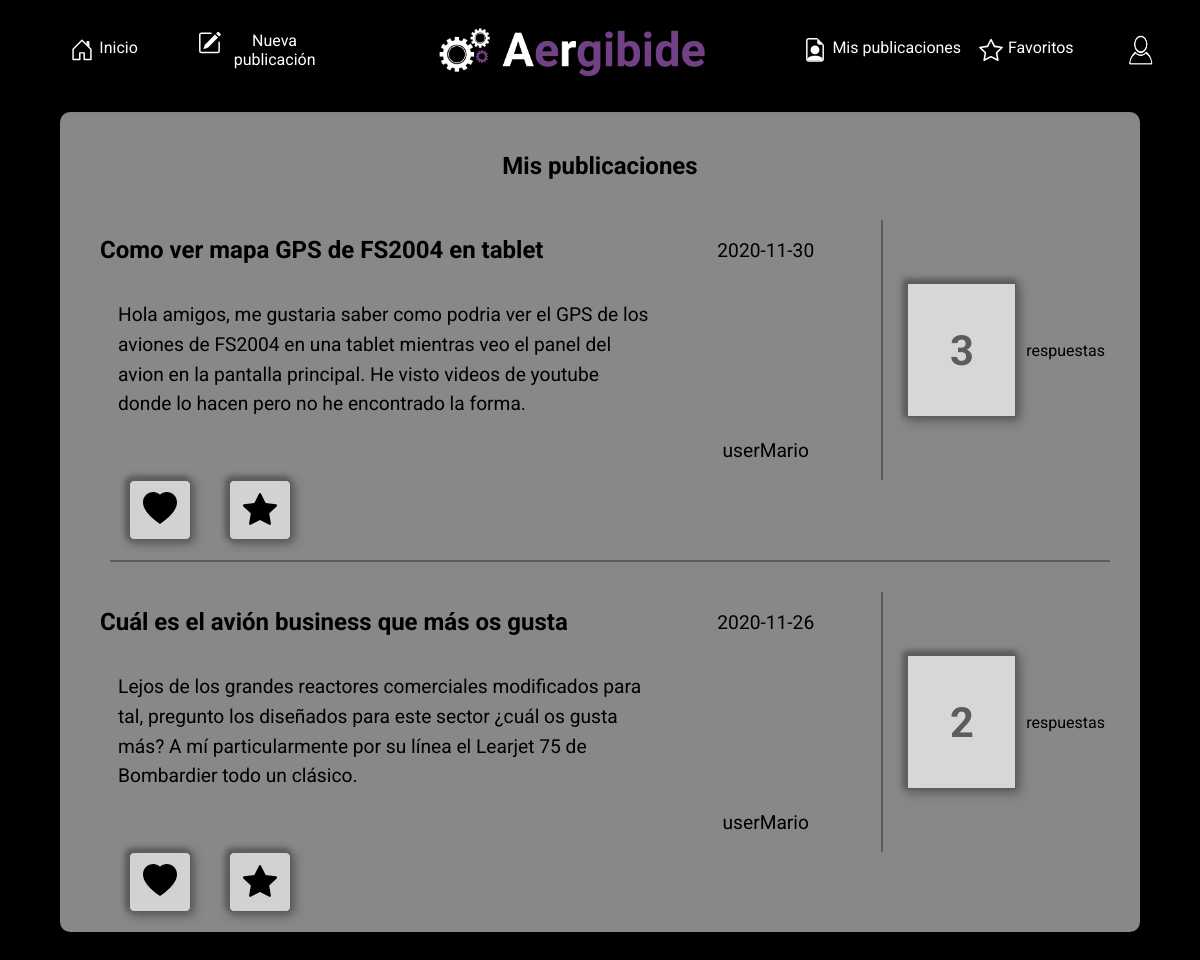
/model/mis-publicaciones.php?action=publicacion (signed in), run on the app's committed database.
### tables this page shows
CREATE TABLE `Usuario` (
  `ID` int(5) NOT NULL,
  `Nombre` varchar(70) NOT NULL,
  `Apellido` varchar(150) NOT NULL,
  `Usuario` varchar(30) NOT NULL,
  `Correo` varchar(100) NOT NULL,
  `Password` varchar(500) NOT NULL,
  `Imagen` varchar(500) DEFAULT NULL
);

CREATE TABLE `Pregunta` (
  `ID` int(11) NOT NULL,
  `Titulo` varchar(50) NOT NULL,
  `Descripcion` varchar(60000) NOT NULL,
  `ID_Usuario` int(5) NOT NULL,
  `Fecha` date NOT NULL,
  `ID_Categoria` int(11) NOT NULL,
  `Archivo` varchar(300) DEFAULT NULL
);

### model/mis-publicaciones.php (called while the page is built, shortened)
<?php
require "general.php";
if($_GET['action']=="publicacion"){
    $publicacion=generarMisPublicaciones($dbh);
}
require "../views/mis-publicaciones.view.php";

### model/conexion.php (called while the page is built, shortened)
<?php
function guardarDatosUsuario($dbh,$usuario)
{
    if (empty($usuario))
        $usuario=$_SESSION['usuario'];
    $data = array('user' => $usuario);
    $stmt = recogerDatosUsuario($dbh, $data);
    return $stmt->fetch();
}
function recogerDatosUsuario($dbh, $data)
{
    $stmt = $dbh->prepare("SELECT * FROM Usuario WHERE Correo = :user OR Usuario = :user");
    $stmt->setFetchMode(PDO::FETCH_OBJ);
    $stmt->execute($data);
    return $stmt;
}
function generarRespuestas($pregunta, $dbh)
{
    $data = array('pregunta' => $pregunta);
    $stmt = $dbh->prepare("SELECT ID_Pregunta
                            FROM Respuesta
                            WHERE ID_Pregunta= :pregunta");
    $stmt->setFetchMode(PDO::FETCH_OBJ);
    $stmt->execute($data);
    return $stmt;
}
function generarMisPublicaciones($dbh)
{
    $usuario = $_SESSION["usuario"];
    $data = array('usuario' => $usuario);
    $stmt = $dbh->prepare("SELECT Pregunta.ID as ID,Pregunta.Titulo AS Titulo, Pregunta.Descripcion AS Descripcion, Usuario.Usuario as Usuario, Pregunta.Fecha as Fecha, Pregunta.ID_Categoria as Categoria, Pregunta.Archivo as Archivo
                            FROM Pregunta, Usuario
                            WHERE Pregunta.ID_Usuario= Usuario.ID
                            AND (Usuario.Usuario = :usuario OR Usuario.Correo = :usuario)
                            GROUP BY Pregunta.ID
                            ORDER BY Pregunta.Fecha DESC ;");
    $stmt->setFetchMode(PDO::FETCH_OBJ);
    $stmt->execute($data);
    return $stmt;
}

### model/general.php (called while the page is built)
<?php
    require "conexion.php";
    if (!isset($_SESSION["usuario"]))
        header("Location: login.php");
    else
    {
        $dbh=connect();
        $datos=guardarDatosUsuario($dbh,"");
    }

### views/publicacion.view.php (the view, shortened to what this page needs)
<?php
if (empty($publicacion))
{
    header("Location: ../model/login.php");
}
else
{
    $fallo= $publicacion;
    $contador = $fallo->rowCount();
    if($contador==0){
        ?>
        <h1>No se han encontrado publicaciones</h1>
    <?php }else{
        while ($row= $publicacion->fetch()) {
            $titulo = $row->Titulo;
            $descripcion = $row->Descripcion;
            $user = $row->Usuario;
            $fecha = $row->Fecha;
            $ID = $row->ID;
            $respuestas = generarRespuestas($ID, $dbh);
            $row2 = $respuestas->rowCount();
            $numero = $row2;
            ?>
            <div class="publicacion">
                <div class="titulo">
                    <h1 class="title"><?= utf8_encode($titulo) ?></h1>
                </div>
                <div class="descripcion">
                    <span ><?= utf8_encode($descripcion) ?></span>
                </div>
                <div class="fecha">
                    <span class="date"><?= $fecha ?></span>
                </div>
                <div class="usuario">
                    <span class="user"><?= utf8_encode($user) ?></span>
                </div>
                <div class="respuestas">
                    <h1 class="num_respuestas"><?= $numero ?></h1>
                    <span>respuestas</span>
                </div>
            </div>
            <div class="like_fav">
                <div class="corazon">
                    <?php
                    $ID_publicacion = 0;
                    $claseLike = "rosa"; ?>
                    <button class="like "name="publicacion" value="<?= $ID ?>">
                        <?php if ($ID_publicacion == $ID){ ?>
                        <svg width="1em" height="1em" viewBox="0 0 16 16" class="bi bi-heart-fill <?= $claseLike ?>"
                             xmlns="http://www.w3.org/2000/svg">
                            <?php } else{ ?>
                            <svg width="1em" height="1em" viewBox="0 0 16 16" class="bi bi-heart-fill "
                                 xmlns="http://www.w3.org/2000/svg">
                                <?php } ?>
                                <path fill-rule="evenodd"
                                      d="M8 1.314C12.438-3.248 23.534 4.735 8 15-7.534 4.736 3.562-3.248 8 1.314z"/>
                            </svg>
                    </button>
                </div>
                <div class="favorito">
                    <?php
                    $ID_publicacion = 0;
                    $claseFav = "amarillo"; ?>
                    <button class="fav" name="favorito" value="<?= $ID ?>">
                        <?php if ($ID_publicacion == $ID){ ?>
                        <svg width="1em" height="1em" viewBox="0 0 16 16" class="bi bi-star-fill <?= $claseFav ?>"
                             xmlns="http://www.w3.org/2000/svg">
                            <?php } else{ ?>
                            <svg width="1em" height="1em" viewBox="0 0 16 16" class="bi bi-heart-fill "
                                 xmlns="http://www.w3.org/2000/svg">
                                <?php } ?>
                                <path d="M3.612 15.443c-.386.198-.824-.149-.746-.592l.83-4.73L.173 6.765c-.329-.314-.158-.888.283-.95l4.898-.696L7.538.792c.197-.39.73-.39.927 0l2.184 4.327 4.898.696c.441.062.612.636.283.95l-3.523 3.356.83 4.73c.078.443-.36.79-.746.592L8 13.187l-4.389 2.256z"/>
                            </svg>
                    </button>
                </div>
            </div>
        <?php }
    } ?>
    </div>
    </section>
    </main>
    <?php } ?>

### vistasfijas/cabecera.php (shortened to what this page needs)
<?php
if (empty($datos))
header("Location: ../model/login.php");
else
{
?>
<body>
    <header>
        <div id="logotipo">
            <a href="../model/principal.php">
                <img src="../img/logo_horizontal_negativo.png">
            </a>
        </div>
        <div id="lista">
            <ul>
                <li><a href="../model/mis-publicaciones.php?action=publicacion">Mis publicaciones</a></li>
                <li><a href="../model/mis-publicaciones.php?action=fav">Favoritos</a></li>
            </ul>
        </div>
        <div id="listaNuevaPublicacion">
            <ul>
                <li>
                    <a href="../model/principal.php?action=home">
                        Inicio
                    </a>
                </li>
                <li>
                    <a href="../model/nueva-publicacion.php">
                        Nueva publicación</a></li>
            </ul>
        </div>
        <div id="boton">
            <button id="perfil"><img src="<?=$datos->Imagen?>"></button>
        </div>
    </header>
    <?php
}
?>

### css/header.css (style rules this page uses)
* { padding: 0; margin: 0; }
header { width: 100%; background-color: black; display: grid; grid-template-columns: repeat(2,17vw) 26vw 30vw 10vw; grid-template-rows: 100px; box-shadow: 0px 4px 10px 0px rgba(0,0,0,0.75); }
a { color: white !important; }
#logotipo { grid-row: 1/2; grid-column: 3/4; display: flex; justify-content: center; align-items: center; }
#logotipo>a { display: flex; align-items: center; justify-content: flex-end; height: 80%; }
#logotipo>a>img { width: 95%; }
#listaNuevaPublicacion { grid-row: 1/2; grid-column: 1/3; width: 100%; display: flex; justify-content: flex-start; align-items: center; }
#listaNuevaPublicacion>ul { width: 80%; height: 100%; margin: 0; list-style-type: none; color: white; display: flex; align-items: center; justify-content: flex-end; }
#listaNuevaPublicacion>ul>li { width: 40%; }
#lista { grid-row: 1/2; grid-column: 4/5; width: 100%; display: flex; justify-content: flex-end; align-items: center; }
#lista > ul { width: 80%; height: 100%; margin: 0; list-style-type: none; color: white; display: flex; align-items: center; justify-content: space-around; }
#listaNuevaPublicacion >ul >li>a, #lista >ul >li>a { font-size: 1em; text-decoration: none; }
#boton { grid-row: 1/2; grid-column: 5/6; border: white; width: 100%; height: 100%; display: flex; justify-content: center; align-items: center; }
#boton > button { width: 35%; height: 55%; border-radius: 60px; outline: none; border: 1px solid black; background-color: black; }
#perfil >img { width: 100%; height: 100%; border-radius: 50%; }

### css/principal.css (style rules this page uses)
* { font-family: 'Roboto', sans-serif; margin: 0; padding: 0; }
body { max-width: 100%; display: grid; grid-template-columns: 100% 90% 100%; grid-template-rows: repeat(2, 100px) auto; background-color: black; overflow-x: hidden; }
header { grid-column: 1/2; grid-row: 1/2; z-index: 1; height: 100px; }
header > div { height: 100%; }
a { display: flex; text-align: center; }
.publicacion { grid-row: 1/2; grid-column: 1/2; margin-top: 30px; display: grid; grid-template-columns: 5% 5% 45% repeat(2, 22.5%); grid-template-rows: 60px auto 60px; }
.publicacion > div { display: flex; justify-content: center; align-items: center; }
div[class=titulo] { grid-row: 1/2; grid-column: 1/4; justify-content: flex-start; }
div[class=descripcion] { grid-row: 2/3; grid-column: 1/4; display: flex; justify-content: flex-start; margin-top: 20px; }
div[class=descripcion] >span { height: 120px; overflow: hidden; line-height: 1.55em; margin-left: 5%; border: none; background-color: transparent; outline: none; width: 95%; font-size: 1.2em; }
.fecha { grid-row: 1/2; grid-column: 4/5; font-size: 1.2em; }
div[class=usuario] { grid-row: 3/4; grid-column: 4/5; font-size: 1.2em; }
div[class=respuestas] { grid-row: 1/4; grid-column: 5/6; justify-content: space-around; border-left: 2px solid dimgrey; }
.num_respuestas { padding: 13%; background-color: whitesmoke; box-shadow: 2px 2px 10px 2px dimgrey, -2px -2px 5px 2px dimgrey; border: 1px solid dimgrey; font-size: 2.6em; color: dimgrey; }
.respuestas > span { grid-row: 3/4; }
.like_fav { margin-left: 20px; grid-column: 1/2; grid-row: 2/3; display: grid; grid-template-columns: repeat(2, 5%); grid-template-rows: 60px; padding-bottom: 20px; border-bottom: 2px solid dimgrey; }
.like_fav:last-child { border-bottom: none; }
.corazon { width: 100%; grid-row: 1/2; grid-column: 1/2; display: flex; justify-content: center; align-items: center; }
.favorito { width: 100%; grid-row: 1/2; grid-column: 2/3; display: flex; justify-content: center; }
.like, .fav, .likeRespuesta { width: 80%; height: 100%; box-shadow: 2px 2px 10px 2px dimgrey, -2px -2px 5px 2px dimgrey; border: 1px solid dimgrey; border-radius: 5px; outline: none; }
button > .bi { color: black; }
.bi { font-size: 34px; }
@media screen and ( max-width: 1400px) { .respuestas { padding-left: 20px; } }
@media screen and ( max-width: 1400px) { .num_respuestas { padding: 20%; } }
@media screen and ( max-width: 1400px) { .like_fav { grid-template-columns: repeat(2, 10%); } }
@media screen and ( max-width: 1400px) { .like, .fav, .likeRespuesta { width: 62%; } }

### css/mis-publicaciones.css (style rules this page uses)
body { grid-template-rows: 9vh auto !important; }
h1 { text-align: center; padding: 10px; }

### data on the page
usuario: Imagen (picture)
pregunta: Titulo "Como ver mapa GPS de FS2004 en tablet", Descripcion "Hola amigos, me gustaria saber como podria ver el GPS de los aviones de FS2004 en una tablet mientras veo el panel del avion en la pantalla principal. He visto videos de youtube donde lo hacen pero no he encontrado la forma.", Fecha "2020-11-30", ID_Usuario.Usuario "userMario", numero "3", $ID 5 (drawn)
pregunta: Titulo "Cuál es el avión business que más os gusta", Descripcion "Lejos de los grandes reactores comerciales modificados para tal, pregunto los diseñados para este sector ¿cuál os gusta más? A mí particularmente por su línea el Learjet 75 de Bombardier todo un clásico.", Fecha "2020-11-26", ID_Usuario.Usuario "userMario", numero "2", $ID 7 (drawn)

### other printed values
$tituloPagina "Mis publicaciones"
